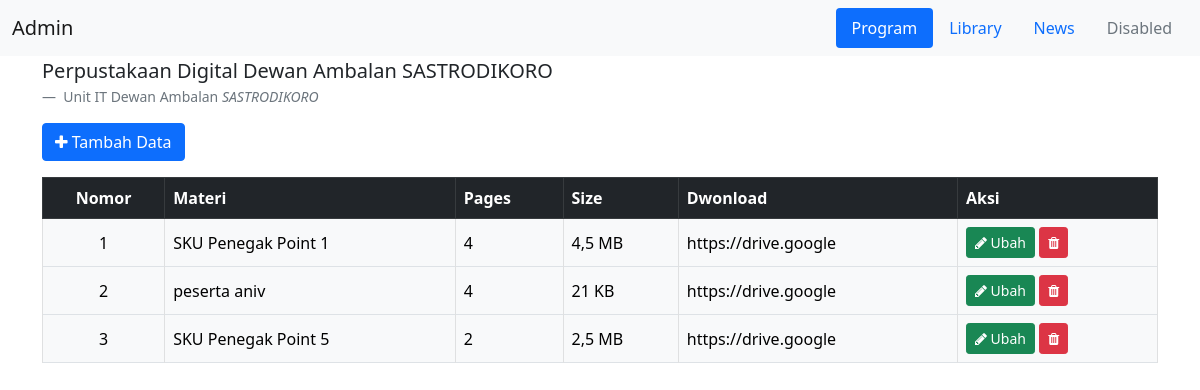
The app's page /perpus.php with its own data.
### tables this page shows
CREATE TABLE `perpus` (
  `id` int(11) NOT NULL,
  `materi` varchar(255) NOT NULL,
  `pages` varchar(10) NOT NULL,
  `size` varchar(25) NOT NULL,
  `link` varchar(500) NOT NULL
);

### perpus.php (the view, shortened to what this page needs)
<?php
  include 'koneksi.php';
  $query = "SELECT * FROM perpus";
  $sql = mysqli_query($conn, $query);
  $no = 0;
?>
<!DOCTYPE html>
<html lang="en">
<head>
    <link href="css/bootstrap.min.css" rel="stylesheet">
    <link rel="stylesheet" href="fontawesome/css/font-awesome.min.css">
</head>
<body>
    <nav class="navbar navbar-light bg-light">
        <div class="container-fluid">
          <a class="navbar-brand" href="#">
            Admin
          </a>
          <ul class="nav justify-content-end  nav-pills">
          <li class="nav-item">
          <a class="nav-link active" aria-current="page" href="index.php">Program</a>
          </li>
          <li class="nav-item">
            <a class="nav-link" href="perpus.php">Library</a>
          </li>
          <li class="nav-item">
            <a class="nav-link" href="#">News</a>
          </li>
          <li class="nav-item">
            <a class="nav-link disabled" href="#" tabindex="-1" aria-disabled="true">Disabled</a>
          </li>
        </ul>
        </div>
      </nav>
      <div class="container">
        <figure>
          <blockquote class="blockquote">
            <p>Perpustakaan Digital Dewan Ambalan SASTRODIKORO</p>
          </blockquote>
          <figcaption class="blockquote-footer">
          Unit IT Dewan Ambalan<cite title="Source Title"> SASTRODIKORO</cite>
          </figcaption>
        </figure>
        <a href="T_Library.php" type="button" class="btn btn-primary mb-3">
          <i class="fa fa-plus"></i>
          Tambah Data</a>
        <div class="table-responsive">
          <table class="table align-middle table-bordered table-hover table-$purple-700">
            <thead>
            <tr class="table-dark">
                <th><center>Nomor</center></th>
                <th>Materi</th>
                <th>Pages</th>
                <th>Size</th>
                <th>Dwonload</th>
                <th>Aksi</th>
              </tr>
            </thead>
            <tbody>
              <?php
                while($result = mysqli_fetch_assoc($sql)){
                  $t = substr($result['link'],0,20);
              ?>
              <tr>
                <td class="table-light"><center>
                  <?php echo ++$no?>
                </center></td>
                <td class="table-light">
                  <?php echo $result['materi']; ?>
                </td>
                <td class="table-light">
                <?php echo $result['pages']; ?>
                </td>
                <td class="table-light">
                <?php echo $result['size']; ?>
                </td>
                <td class="table-light">
                <?php echo $t; ?>
                </td>
                <td class="table-light">
                  <a href="T_Library.php?ubah=<?php echo $result['id']; ?>" type="button" class="btn btn-success btn-sm">
                      <i class="fa fa-pencil"></i>
                      Ubah</a>
                      <a href="kelola.php?hapus=<?php echo $result['id']; ?>" type="button" class="btn btn-danger btn-sm" onClick="return confirm('Apakah Anda yakin mau hapus???')">
                      <i class="fa fa-trash"></i>
                      </a>
                </td>
              </tr>
              <?php
                }
              ?>
              </tbody>
              </table>
              </div>
      </div>
</body>
</html>

### records on screen
perpus: materi "SKU Penegak Point 1", pages "4", size "4,5 MB", link "https://drive.google"
perpus: materi "peserta aniv", pages "4", size "21 KB", link "https://drive.google"
perpus: materi "SKU Penegak Point 5", pages "2", size "2,5 MB", link "https://drive.google"
